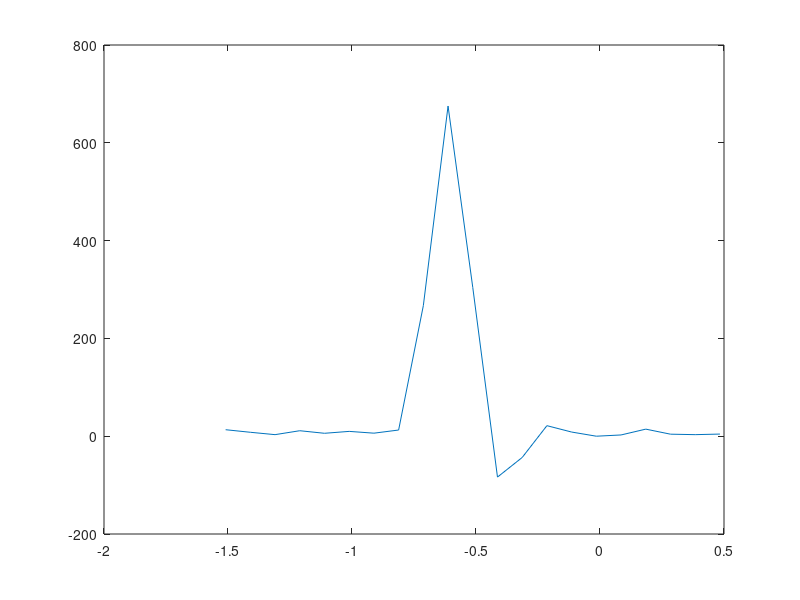

MATLAB code to generate this figure:
t = [-1.509590983390808, -1.409936010837555, -1.3102799654006958, -1.2106240391731262, -1.1109690070152283, -1.0113129615783691, -0.9116570353507996, -0.8120030164718628, -0.7123469710350037, -0.6126909852027893, -0.5130349397659302, -0.413379967212677, -0.3137240409851074, -0.21406793594360352, -0.11441296339035034, -0.014757037162780762, 0.08489900827407837, 0.18455404043197632, 0.2842099666595459, 0.38386601209640503, 0.4835200309753418];
linx = [13.273195785134964, 8.027501679655307, 3.1792085995724753, 11.206710234165628, 5.961016109522698, 9.855546600672568, 6.199456752613948, 12.6373540779612, 267.0534602556749, 675.1840271445798, 304.1707020857225, -83.61319257560625, -43.47567938973686, 21.539137913240125, 8.504382963865913, 0.0, 2.5433668811026795, 14.465398984118115, 4.132971175982902, 3.1792085995724753, 4.371411819799212];
plot(t,linx)
% title("Change in Acceleration with time for THR_0")
% xlabel("Time")
% ylabel("Linear x-Acceleration")
Area = trapz(t,linx)